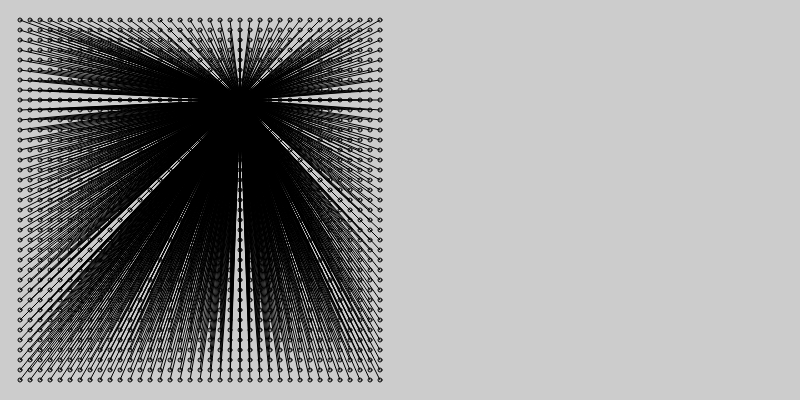
Frame 1 (no input)
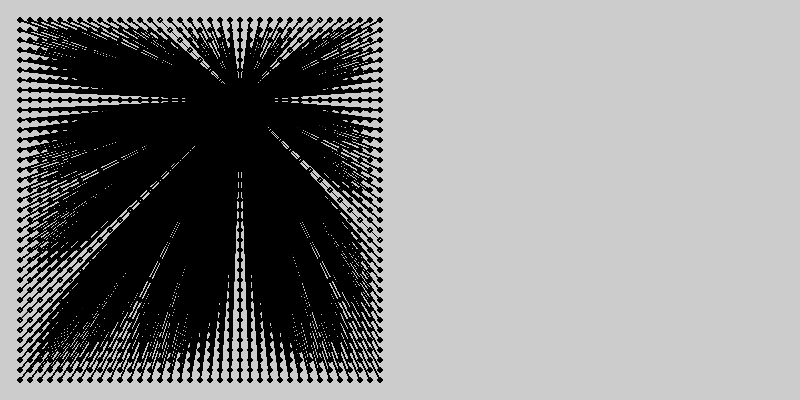
Frame 60 (no input)
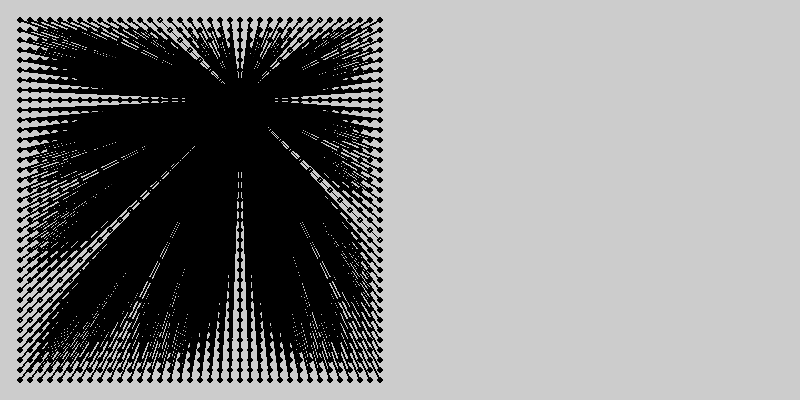
Frame 120 (the mouse pressed at the canvas centre since frame 60)

The p5.js sketch that drew these frames (run headless with seeded random() and noise() and a simulated clock; from frame 60 on, the mouse is pressed at the canvas centre):

// p5.js sketch
// ── sketch.js

function setup() {
  createCanvas (800, 400);
  background (204);
  noFill ();
}

function draw() {

  // Extra credit
  for (var y = 20; y <= height-20; y += 10) {
    for (var x = 20; x <= height-20; x += 10) {
      ellipse (x, y, 4, 4);
      line (x, y, 240, 100);
    }
  }
}
